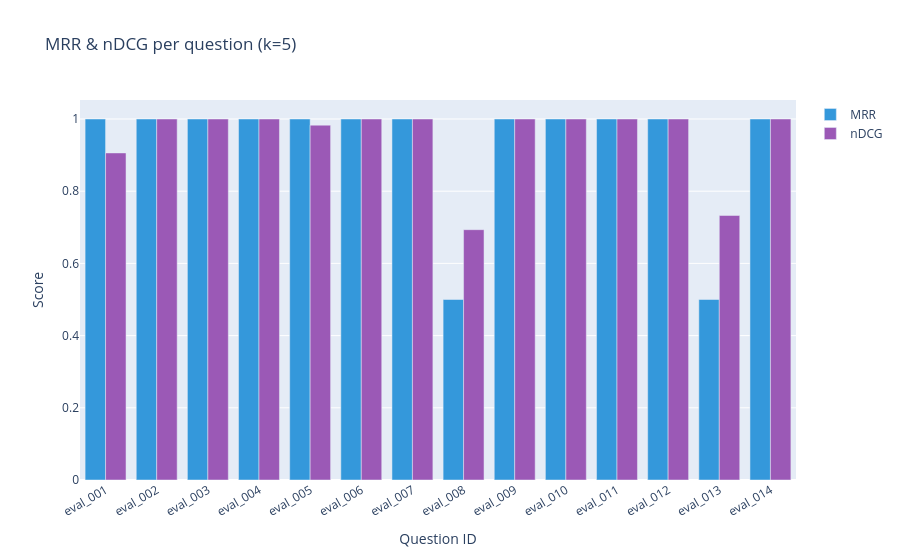

The cell this chart's notebook holds for it:
### Code cell
# MRR & nDCG per question
fig2 = go.Figure()
fig2.add_trace(go.Bar(name='MRR',  x=df_ret['id'], y=df_ret['mrr'],  marker_color='#3498db'))
fig2.add_trace(go.Bar(name='nDCG', x=df_ret['id'], y=df_ret['ndcg'], marker_color='#9b59b6'))
fig2.update_layout(
    barmode='group',
    title='MRR & nDCG per question (k=5)',
    xaxis_title='Question ID', yaxis_title='Score',
    xaxis_tickangle=-30,
)
fig2.show()

### Figure 1 — Plotly figure (JSON) as saved in the notebook; plotly's stock layout.template omitted (floating-point values rounded to 4 significant figures)
{"data": [{"marker": {"color": "#3498db"}, "name": "MRR", "type": "bar", "x": ["eval_001", "eval_002", "eval_003", "eval_004", "eval_005", "eval_006", "eval_007", "eval_008", "eval_009", "eval_010", "eval_011", "eval_012", "eval_013", "eval_014"], "y": [1.0, 1.0, 1.0, 1.0, 1.0, 1.0, 1.0, 0.5, 1.0, 1.0, 1.0, 1.0, 0.5, 1.0]}, {"marker": {"color": "#9b59b6"}, "name": "nDCG", "type": "bar", "x": ["eval_001", "eval_002", "eval_003", "eval_004", "eval_005", "eval_006", "eval_007", "eval_008", "eval_009", "eval_010", "eval_011", "eval_012", "eval_013", "eval_014"], "y": [0.906, 1.0, 1.0, 1.0, 0.9829, 1.0, 1.0, 0.6934, 1.0, 1.0, 1.0, 1.0, 0.7328, 1.0]}], "layout": {"barmode": "group", "title": {"text": "MRR & nDCG per question (k=5)"}, "xaxis": {"tickangle": -30, "title": {"text": "Question ID"}}, "yaxis": {"title": {"text": "Score"}}}}
